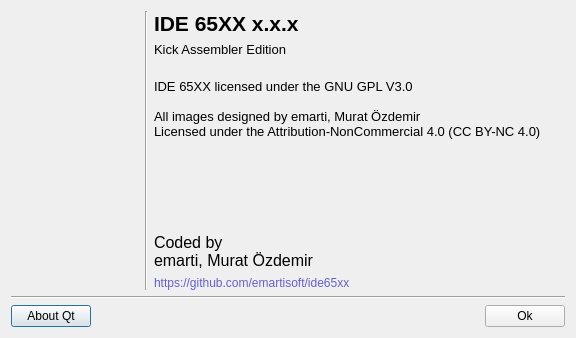
<?xml version="1.0" encoding="UTF-8"?>
<ui version="4.0">
 <class>About</class>
 <widget class="QDialog" name="About">
  <property name="windowModality">
   <enum>Qt::ApplicationModal</enum>
  </property>
  <property name="geometry">
   <rect>
    <x>0</x>
    <y>0</y>
    <width>576</width>
    <height>338</height>
   </rect>
  </property>
  <property name="sizePolicy">
   <sizepolicy hsizetype="Fixed" vsizetype="Fixed">
    <horstretch>0</horstretch>
    <verstretch>0</verstretch>
   </sizepolicy>
  </property>
  <property name="windowTitle">
   <string>About IDE 65XX</string>
  </property>
  <property name="windowOpacity">
   <double>0.900000000000000</double>
  </property>
  <layout class="QVBoxLayout" name="verticalLayout_3">
   <item>
    <layout class="QHBoxLayout" name="horizontalLayout_2">
     <item>
      <layout class="QVBoxLayout" name="verticalLayout">
       <item>
        <widget class="QFrame" name="frame">
         <property name="sizePolicy">
          <sizepolicy hsizetype="Minimum" vsizetype="Minimum">
           <horstretch>0</horstretch>
           <verstretch>0</verstretch>
          </sizepolicy>
         </property>
         <property name="minimumSize">
          <size>
           <width>128</width>
           <height>128</height>
          </size>
         </property>
         <property name="maximumSize">
          <size>
           <width>128</width>
           <height>128</height>
          </size>
         </property>
         <property name="styleSheet">
          <string notr="true">image: url(:/res/icon/ide65xx.png);</string>
         </property>
         <property name="frameShape">
          <enum>QFrame::NoFrame</enum>
         </property>
         <property name="frameShadow">
          <enum>QFrame::Sunken</enum>
         </property>
        </widget>
       </item>
       <item>
        <spacer name="verticalSpacer">
         <property name="orientation">
          <enum>Qt::Vertical</enum>
         </property>
         <property name="sizeType">
          <enum>QSizePolicy::Expanding</enum>
         </property>
         <property name="sizeHint" stdset="0">
          <size>
           <width>20</width>
           <height>40</height>
          </size>
         </property>
        </spacer>
       </item>
      </layout>
     </item>
     <item>
      <widget class="Line" name="line">
       <property name="frameShadow">
        <enum>QFrame::Sunken</enum>
       </property>
       <property name="orientation">
        <enum>Qt::Vertical</enum>
       </property>
      </widget>
     </item>
     <item>
      <layout class="QVBoxLayout" name="verticalLayout_2">
       <item>
        <widget class="QLabel" name="version">
         <property name="sizePolicy">
          <sizepolicy hsizetype="Expanding" vsizetype="Minimum">
           <horstretch>0</horstretch>
           <verstretch>0</verstretch>
          </sizepolicy>
         </property>
         <property name="font">
          <font>
           <pointsize>16</pointsize>
           <weight>75</weight>
           <bold>true</bold>
          </font>
         </property>
         <property name="text">
          <string notr="true">IDE 65XX x.x.x</string>
         </property>
         <property name="textFormat">
          <enum>Qt::PlainText</enum>
         </property>
         <property name="alignment">
          <set>Qt::AlignBottom|Qt::AlignLeading|Qt::AlignLeft</set>
         </property>
         <property name="wordWrap">
          <bool>true</bool>
         </property>
        </widget>
       </item>
       <item>
        <widget class="QLabel" name="label_5">
         <property name="font">
          <font>
           <pointsize>10</pointsize>
          </font>
         </property>
         <property name="text">
          <string notr="true">Kick Assembler Edition</string>
         </property>
         <property name="alignment">
          <set>Qt::AlignLeading|Qt::AlignLeft|Qt::AlignTop</set>
         </property>
        </widget>
       </item>
       <item>
        <spacer name="verticalSpacer_2">
         <property name="orientation">
          <enum>Qt::Vertical</enum>
         </property>
         <property name="sizeType">
          <enum>QSizePolicy::Fixed</enum>
         </property>
         <property name="sizeHint" stdset="0">
          <size>
           <width>20</width>
           <height>16</height>
          </size>
         </property>
        </spacer>
       </item>
       <item>
        <widget class="QLabel" name="label_2">
         <property name="sizePolicy">
          <sizepolicy hsizetype="Expanding" vsizetype="Preferred">
           <horstretch>0</horstretch>
           <verstretch>0</verstretch>
          </sizepolicy>
         </property>
         <property name="font">
          <font>
           <pointsize>10</pointsize>
           <italic>false</italic>
          </font>
         </property>
         <property name="text">
          <string notr="true">IDE 65XX licensed under the GNU GPL V3.0

All images designed by emarti, Murat Özdemir
Licensed under the Attribution-NonCommercial 4.0 (CC BY-NC 4.0)</string>
         </property>
         <property name="textFormat">
          <enum>Qt::PlainText</enum>
         </property>
        </widget>
       </item>
       <item>
        <spacer name="verticalSpacer_3">
         <property name="orientation">
          <enum>Qt::Vertical</enum>
         </property>
         <property name="sizeType">
          <enum>QSizePolicy::Expanding</enum>
         </property>
         <property name="sizeHint" stdset="0">
          <size>
           <width>20</width>
           <height>32</height>
          </size>
         </property>
        </spacer>
       </item>
       <item>
        <widget class="QLabel" name="label_3">
         <property name="font">
          <font>
           <pointsize>12</pointsize>
           <italic>false</italic>
          </font>
         </property>
         <property name="text">
          <string notr="true">&lt;html&gt;&lt;head/&gt;&lt;body&gt;&lt;p&gt;Coded by&lt;br/&gt;emarti, Murat Özdemir&lt;/p&gt;&lt;/body&gt;&lt;/html&gt;</string>
         </property>
         <property name="textFormat">
          <enum>Qt::AutoText</enum>
         </property>
        </widget>
       </item>
       <item>
        <widget class="QLabel" name="label_4">
         <property name="sizePolicy">
          <sizepolicy hsizetype="Expanding" vsizetype="Preferred">
           <horstretch>0</horstretch>
           <verstretch>0</verstretch>
          </sizepolicy>
         </property>
         <property name="text">
          <string notr="true">&lt;html&gt;&lt;head/&gt;&lt;body&gt;&lt;p&gt;&lt;a href=&quot;https://github.com/emartisoft/ide65xx&quot;&gt;&lt;span style=&quot; text-decoration: none; color:#6161d0;&quot;&gt;https://github.com/emartisoft/ide65xx&lt;/span&gt;&lt;/a&gt;&lt;/p&gt;&lt;/body&gt;&lt;/html&gt;</string>
         </property>
         <property name="textFormat">
          <enum>Qt::RichText</enum>
         </property>
         <property name="openExternalLinks">
          <bool>true</bool>
         </property>
        </widget>
       </item>
      </layout>
     </item>
    </layout>
   </item>
   <item>
    <widget class="Line" name="line_2">
     <property name="orientation">
      <enum>Qt::Horizontal</enum>
     </property>
    </widget>
   </item>
   <item>
    <layout class="QHBoxLayout" name="horizontalLayout">
     <item>
      <widget class="QPushButton" name="bAboutQt">
       <property name="text">
        <string>About Qt</string>
       </property>
      </widget>
     </item>
     <item>
      <spacer name="horizontalSpacer">
       <property name="orientation">
        <enum>Qt::Horizontal</enum>
       </property>
       <property name="sizeHint" stdset="0">
        <size>
         <width>40</width>
         <height>20</height>
        </size>
       </property>
      </spacer>
     </item>
     <item>
      <widget class="QPushButton" name="bOk">
       <property name="text">
        <string>Ok</string>
       </property>
      </widget>
     </item>
    </layout>
   </item>
  </layout>
 </widget>
 <resources/>
 <connections>
  <connection>
   <sender>bOk</sender>
   <signal>clicked()</signal>
   <receiver>About</receiver>
   <slot>close()</slot>
   <hints>
    <hint type="sourcelabel">
     <x>460</x>
     <y>349</y>
    </hint>
    <hint type="destinationlabel">
     <x>384</x>
     <y>315</y>
    </hint>
   </hints>
  </connection>
 </connections>
</ui>
